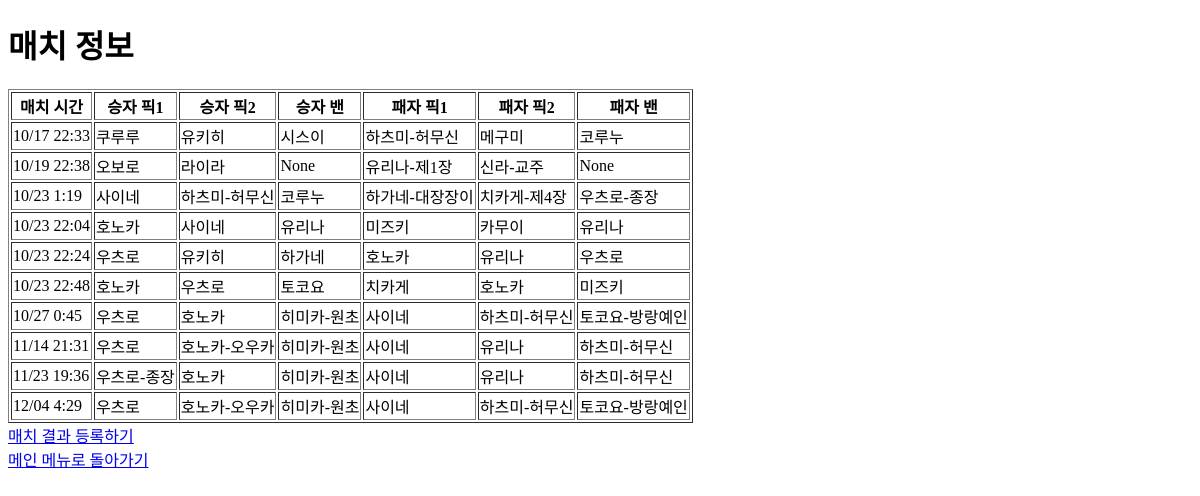
The app's page /furuDB/matchDB/, older data.
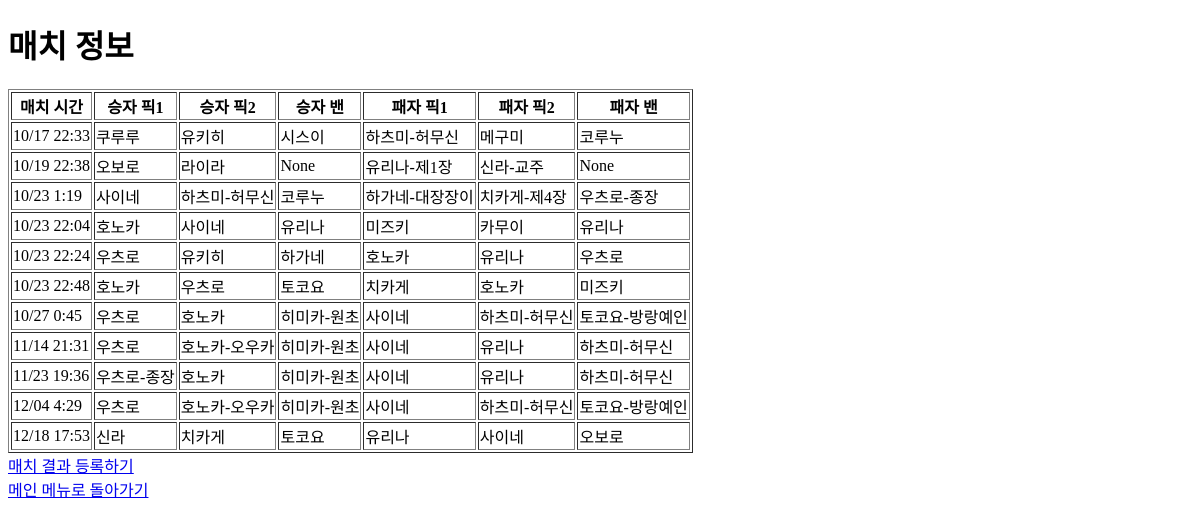
The same page, newer data.
### tables this page shows
CREATE TABLE MatchInfo(
matchTime text,
p1pick1 text, p1pick2 text, p1ban text,
p2pick1 text, p2pick2 text, p2ban text,
primary key(matchtime)
);

### furuyoni_db.py (the view)
@app.route('/furuDB/matchDB/')
def matchDBmenu():
    db = sqlite3.connect('furuyoni_project.db')
    db.row_factory = sqlite3.Row
    cursor = db.cursor()
    items = cursor.execute('SELECT * FROM MatchInfo ORDER BY matchTime ASC').fetchall()
    db.close()
    return render_template('matchDBmenu.html', match=items)

### templates/matchDBmenu.html (shortened to what this page needs)
<!DOCTYPE html>
<html>
<head>
</head>
<body>
    <h1>매치 정보</h1>
    <table border="1">
        <thead>
            <tr>
                <th>매치 시간</th>
                <th>승자 픽1</th>
                <th>승자 픽2</th>
                <th>승자 밴</th>
                <th>패자 픽1</th>
                <th>패자 픽2</th>
                <th>패자 밴</th>
            </tr>
        </thead>
        <tbody>
            {% for MatchInfo in match %}
            <tr>
                <td>{{ MatchInfo.matchTime }}</td>
                <td>{{ MatchInfo.p1pick1 }}</td>
                <td>{{ MatchInfo.p1pick2 }}</td>
                <td>{{ MatchInfo.p1ban }}</td>
                <td>{{ MatchInfo.p2pick1 }}</td>
                <td>{{ MatchInfo.p2pick2 }}</td>
                <td>{{ MatchInfo.p2ban }}</td>
            </tr>
            {% endfor %}
        </tbody>
    </table>
    <a href="/furuDB/matchDB/new/">매치 결과 등록하기</a><br>
    <a href="/furuDB/">메인 메뉴로 돌아가기</a>
</body>
</html>

Row changes from the older to the newer data that the page shows:
added MatchInfo: matchTime "12/18 17:53", p1pick1 "신라", p1pick2 "치카게", p1ban "토코요", p2pick1 "유리나", p2pick2 "사이네", p2ban "오보로"
